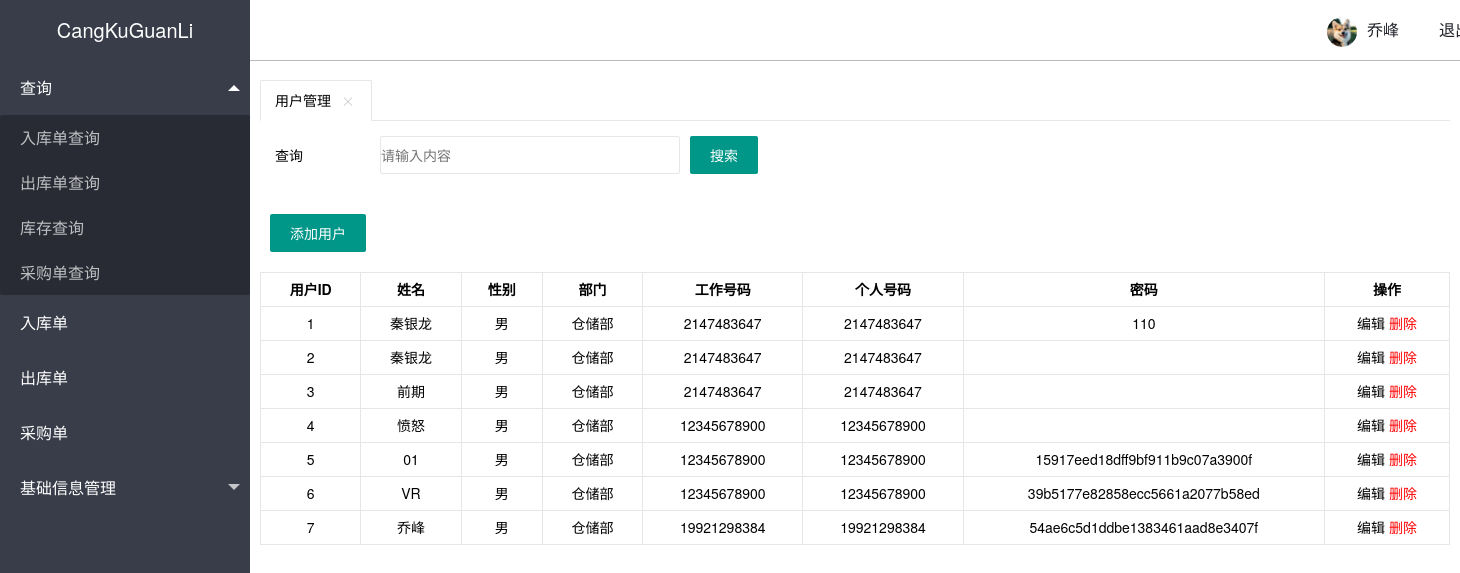
The app's page /admin/qf_jcxxgl_yonghuguanli.php with its own data.
### tables this page shows
CREATE TABLE IF NOT EXISTS `qf_member` (
  `id` int(6) unsigned NOT NULL AUTO_INCREMENT,
  `name` varchar(20) NOT NULL,
  `sex` varchar(4) NOT NULL,
  `bu_men` varchar(10) NOT NULL,
  `work_phone` bigint(11) NOT NULL,
  `phone` bigint(11) NOT NULL,
  `password` varchar(30) NOT NULL,
  PRIMARY KEY (`id`)
);

### inc/mysql.inc.php (called while the page is built, shortened)
<?php
function execute($link,$query){
    $result=mysqli_query($link,$query);
    return $result;
}
?>

### admin/qf_jcxxgl_yonghuguanli.php (the view, shortened to what this page needs)
<?php
include_once '../inc/mysql.inc.php';
?>
<?php include '../inc/header.inc.php'?>
<form class="layui-form" action="">
  <div class="layui-form-item">
    <label class="layui-form-label">查询</label>
      <div class="layui-input-block-wlxc">
        <input type="text" name="title" lay-verify="title" autocomplete="off" placeholder="请输入内容" class="layui-input">
      </div>
        <button  type="submit" class="layui-btn">搜索</button>
      <br>
  </div>
</form>
<div id="layerDemo">
      <div class="layui-btn-container">
      <button type="submit" id="yonghuguanli_add" class="layui-btn">添加用户</button>
      </div>
</div>
<table class="layui-G-table">
   <thead>
     <tr>
       <th>用户ID</th>
       <th>姓名</th>
       <th>性别</th>
       <th>部门</th>
       <th>工作号码</th>
       <th>个人号码</th>
       <th>密码</th>
       <th>操作</th>
     </tr>
     <?php
     $query='select * from qf_member';
     $link=connect();
     $result=execute($link,$query);
     while ($data=mysqli_fetch_assoc($result)){
       $url=urlencode("qf_jcxxgl_yonghuguanli_del.php?id={$data['id']}");
$html=<<<A
    <tr>
    <td>{$data['id']}</td>
    <td>{$data['name']}</td>
    <td>{$data['sex']}</td>
    <td>{$data['bu_men']}</td>
    <td>{$data['work_phone']}</td>
    <td>{$data['phone']}</td>
    <td>{$data['password']}</td>
    <td>
    <a href='$url'>编辑
    <a href='$url'style=color:#f00>删除</td>
    </tr>
A;
        echo $html;
        }
     ?>
   </thead>
</table>
<?php include '../inc/footer.inc.php'?>

### records on screen
qf_member: id "1", name "秦银龙", sex "男", bu_men "仓储部", work_phone "2147483647", phone "2147483647", password "110"
qf_member: id "2", name "秦银龙", sex "男", bu_men "仓储部", work_phone "2147483647", phone "2147483647"
qf_member: id "3", name "前期", sex "男", bu_men "仓储部", work_phone "2147483647", phone "2147483647"
qf_member: id "4", name "愤怒", sex "男", bu_men "仓储部", work_phone "12345678900", phone "12345678900"
qf_member: id "5", name "01", sex "男", bu_men "仓储部", work_phone "12345678900", phone "12345678900", password "15917eed18dff9bf911b9c07a3900f"
qf_member: id "6", name "VR", sex "男", bu_men "仓储部", work_phone "12345678900", phone "12345678900", password "39b5177e82858ecc5661a2077b58ed"
qf_member: id "7", name "乔峰", sex "男", bu_men "仓储部", work_phone "19921298384", phone "19921298384", password "54ae6c5d1ddbe1383461aad8e3407f"

### other values on screen
$template['title'] "用户管理"
